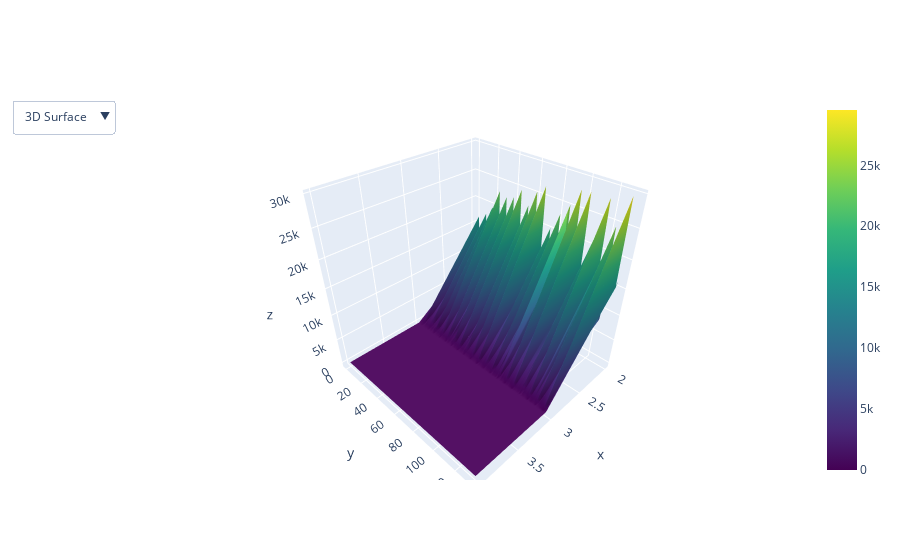

Notebook source saved alongside this figure:
### Code cell
fig = go.Figure()

# Add surface trace. Use the dataset "df" to plot the surface
fig.add_trace(
    go.Surface(
        z=df.values,
        colorscale="Viridis"
    )
)

# Add dropdown
# fig.update_layout(
#     updatemenus=[
#         dict(
#             buttons=list([
#                 dict(
#                     args=["type", "surface"],
#                     label="3D Surface",
#                     method="restyle"
#                 ),
#                 dict(
#                     args=["type", "heatmap"],
#                     label="Heatmap",
#                     method="restyle"
#                 )
#             ]),
#         ),
#     ]
# )

fig.show()

### Figure 1 — Plotly figure (JSON) as saved in the notebook; plotly's stock layout.template omitted (floating-point values rounded to 4 significant figures; data arrays with more than 128 entries replaced by an {"elided": "..."} marker saying what was removed)
{"data": [{"colorscale": [[0, "#440154"], [0.1111, "#482878"], [0.2222, "#3e4989"], [0.3333, "#31688e"], [0.4444, "#26828e"], [0.5556, "#1f9e89"], [0.6667, "#35b779"], [0.7778, "#6ece58"], [0.8889, "#b5de2b"], [1, "#fde725"]], "type": "surface", "z": {"elided": "134x5 mixed values"}}], "layout": {"updatemenus": [{"buttons": [{"args": ["type", "surface"], "label": "3D Surface", "method": "restyle"}, {"args": ["type", "heatmap"], "label": "Heatmap", "method": "restyle"}]}]}}
